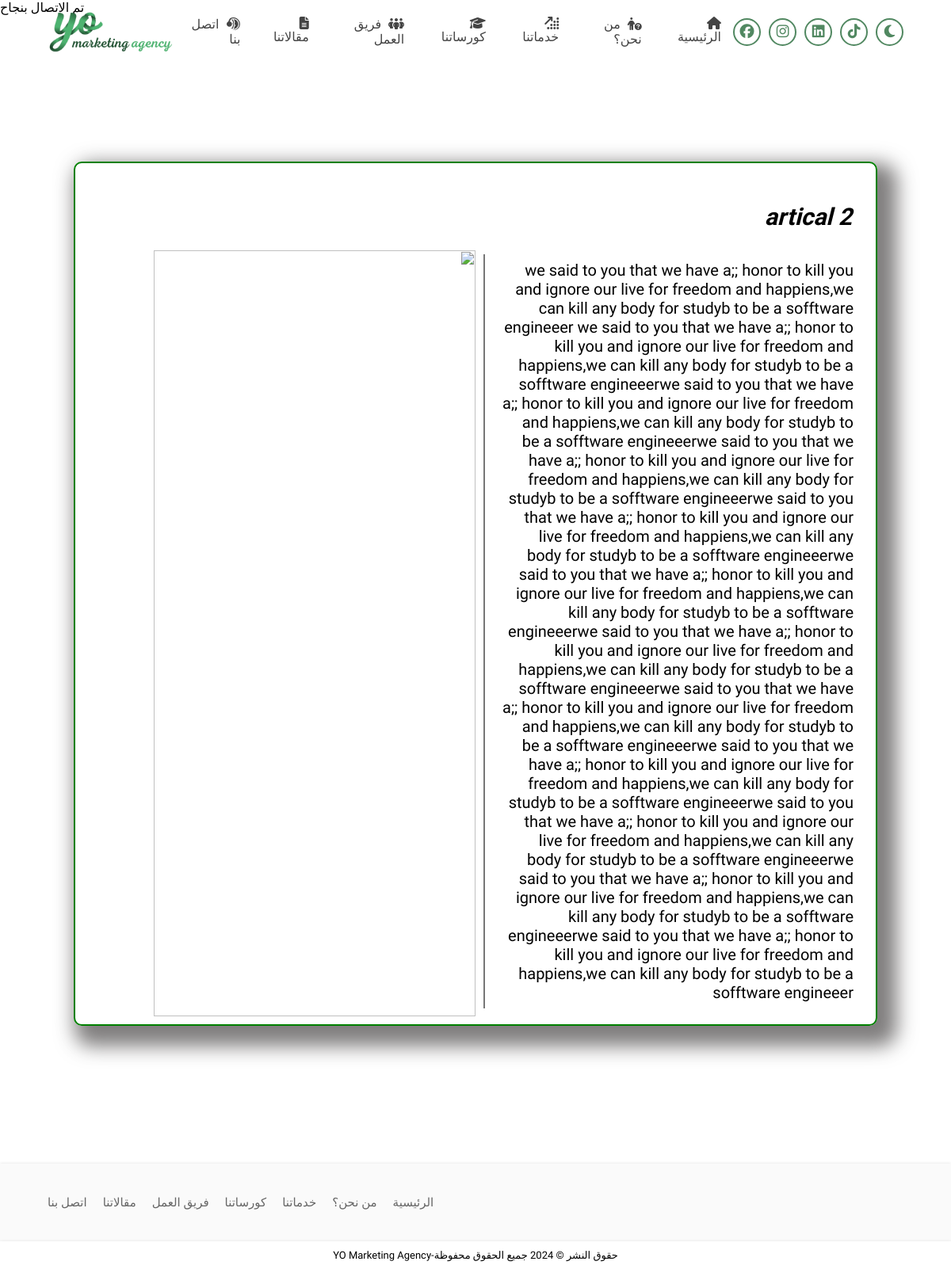
The app's page /artical.php?id=1 with its own data.
### tables this page shows
CREATE TABLE `artical` (
  `id` int NOT NULL AUTO_INCREMENT,
  `art_name` varchar(100) NOT NULL,
  `art_description` text,
  `img` varchar(300) NOT NULL,
  PRIMARY KEY (`id`)
);

### artical.php (the view, shortened to what this page needs)
<?php
require "admin/functions/connect.php";
$id = $_GET['id'];
$data = $connect->query("SELECT * FROM `artical` WHERE id='$id'");
$data = $data->fetch_assoc();
?>
<!DOCTYPE html>
<html lang="en">
<head>
    <link rel="stylesheet" href="https://cdnjs.cloudflare.com/ajax/libs/font-awesome/6.6.0/css/all.min.css">
    <link rel="stylesheet" href="css/stylesss.css">
</head>
<body>
  <nav class="flex flex-a-center flex-j-between">
        <a href="#" class="logo">
            <img src="./imgs/logo.png" alt="yo agency marketing team">
        </a>
        <div class="links-con">
            <div class="links flex ">
                <a href="./index.php"><i class="fa-solid fa-house"></i> الرئيسية</a>
                <a href="#about"><i class="fa-solid fa-person-circle-question"></i> من نحن؟</a>
                <a href="#serv"><i class="fa-solid fa-arrow-up-right-dots"></i> خدماتنا</a>
                <a href="#projects"><i class="fa-solid fa-graduation-cap"></i> كورساتنا</a>
                <a href="#team"><i class="fa-solid fa-people-group"></i> فريق العمل</a>
                <a href="#articals"><i class="fa-solid fa-file-alt"></i> مقالاتنا</a>
                <a href="#contact"><i class="fa-brands fa-teamspeak"></i> اتصل بنا</a>
            </div>
        </div>
        <div class="social">
            <a href="https://www.facebook.com/profile.php?id=61559616271573&mibextid=ZbWKwL" target="_blank">
                <i class="fa-brands fa-facebook"></i>
            </a>
            <a href="https://www.instagram.com/yoteam.agency?igsh=M2ZiczZ0bHdlcXBq" target="_blank">
                <i class="fa-brands fa-instagram"></i>
            </a>
            <a href="https://www.linkedin.com/in/yo-marketingagency-9267a7298/?utm_source=share&utm_campaign=share_via&utm_content=profile&utm_medium=android_app" target="_blank">
                <i class="fa-brands fa-linkedin"></i>
            </a>
            <a href="https://www.tiktok.com/@yoteam.agency?_t=8oU7YGt1tic&_r=1" target="_blank">
                <i class="fa-brands fa-tiktok"></i>
            </a>
            <a id="darkModeToggle"><i class="fa-solid fa-moon"></i> </a>
        </div>
    </nav>
<div class="page-articalss">
<div class="card">
                        <div class="info rtl">
                           <div class="content"> <p class="name">
                            <?php echo $data['art_name'] ?></p>
                            <p class="description">
                            <?php echo $data['art_description'] ?> </p></div>
                          <div class="image-cont">  <img class="images" src=" imgs/<?php echo $data['img'] ?>" width="100"></img></div>
                        </div>
 </div>
</div>
<footer class="flex flex-j-between">
<div class="footer-links flex gap-20 rtl">
    <a href="#">الرئيسية</a>
    <a href="#about">من نحن؟</a>
    <a href="#serv">خدماتنا</a>
    <a href="#projects">كورساتنا</a>
    <a href="#team">فريق العمل</a>
    <a href="#articals">مقالاتنا </a>
    <a href="#contact">اتصل بنا</a>
</div>
</footer>
<div class="powered">
<p class="logo"><span>YO marketing agency</span><span>-</span>حقوق النشر © 2024 جميع الحقوق محفوظة</p>
    </div>
</body>
</html>

### css/stylesss.css (style rules this page uses)
* { margin: 0%; padding: 0%; box-sizing: border-box; list-style: none; text-decoration: none; border: none; outline: none; background-color: transparent; user-select: none; scroll-behavior: smooth; font-family: "Almarai", sans-serif; }
body { background-color: #fafafa; }
.flex { display: flex; }
.flex-a-center { align-items: center; }
.flex-j-between { justify-content: space-between; }
.gap-20 { gap: 20px; }
.rtl { direction: rtl; }
nav { width: 100%; height: 80px; transition: .2s; padding: 0px 5%; z-index: 99999; position: fixed; top: 0%; left: 0%; }
nav .logo img { width: 160px; display: block; }
nav .links { direction: rtl; }
nav .links a { color: #444; padding: 10px 15px; }
nav .links a i { margin-left: 5px; }
nav .social { gap: 10px; position: relative; }
nav .social { display: flex; gap: 10px; }
nav .social a { text-transform: capitalize; font-size: 18px; cursor: pointer; color: #518861; width: 35px; border: solid 2px #518861; aspect-ratio: 1/1; display: flex; align-items: center; justify-content: center; border-radius: 50%; }
@media (min-width:0px) and (max-width:2035px) { .page-articalss { padding: 20px;height: 180vh; margin-top: 10px; } }
@media (min-width:0px) and (max-width:2035px) { .image-cont { width: 80%; } }
@media (min-width:1035px) and (max-width:2035px) { .page-articalss .info { display: flex; } }
@media (min-width:1035px) and (max-width:2035px) { .content .description { padding: 8px; font-size: 20px; min-height: 290px; padding-left: 20px; border-left: 2px solid #777; } }
@media (min-width:1035px) and (max-width:2035px) { .content { width: 50%; padding: 10px; } }
@media (min-width:1035px) and (max-width:2035px) { .image-cont { margin-top: 100px; } }
.page-articalss { padding: 80px; display: flex; align-items: center; justify-content: center; }
.page-articalss .card { box-shadow: 13px 14px 24px 12px #363333a1; border-radius: 10px; padding: 10px; border: 2px solid green; width: 1014px; min-height: 402px; }
.image-cont { width: 41%; }
.image-cont img { width: 100%; }
.page-articalss .card .name { padding: 30px 10px; font-style: italic; text-align: right; font-size: 30px; font-weight: 900; }
footer { padding: 40px 5%; background-color: #fafafa; box-shadow: 0px 0px 4px #0000001f; }
.footer-links { flex-wrap: wrap; justify-content: center; }
.footer-links a { color: #666; font-size: 15px; text-align: center; }
.powered { text-align: center; padding: 10px 0px; background-color: #fff; box-shadow: 0px 0px 4px #00000015; text-transform: capitalize; font-size: 13px; }
:root { --bg-color: #ffffff; --text-color: #000000; --primary-color: #4CAF50; }
body { background-color: var(--bg-color); color: var(--text-color); transition: background-color 0.3s, color 0.3s; }

### records on screen
artical: art_name "artical 2", art_description "we said to you that we have a;; honor to kill you and ignore our live for freedom and happiens,we can kill any body for studyb to be a sofftware engineeer we said to you that we have a;; honor to kill you and ignore our live for freedom and happiens,we can kill any body for studyb to be a sofftware engineeerwe said to you that we have a;; honor to kill you and ignore our live for freedom and happiens,we can kill any body for studyb to be a sofftware engineeerwe said to you that we have a;; honor to kill you and ignore our live for freedom and happiens,we can kill any body for studyb to be a sofftware engineeerwe said to you that we have a;; honor to kill you and ignore our live for freedom…"
